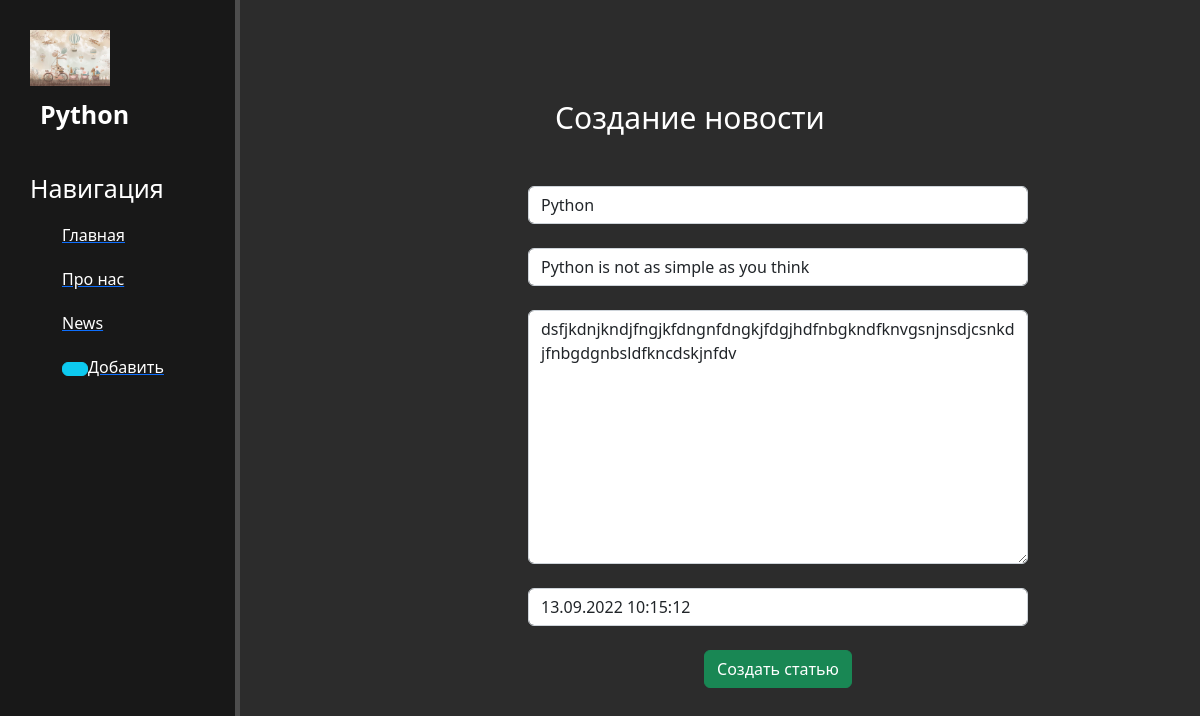
The page /news/4/update on the database as committed earlier.
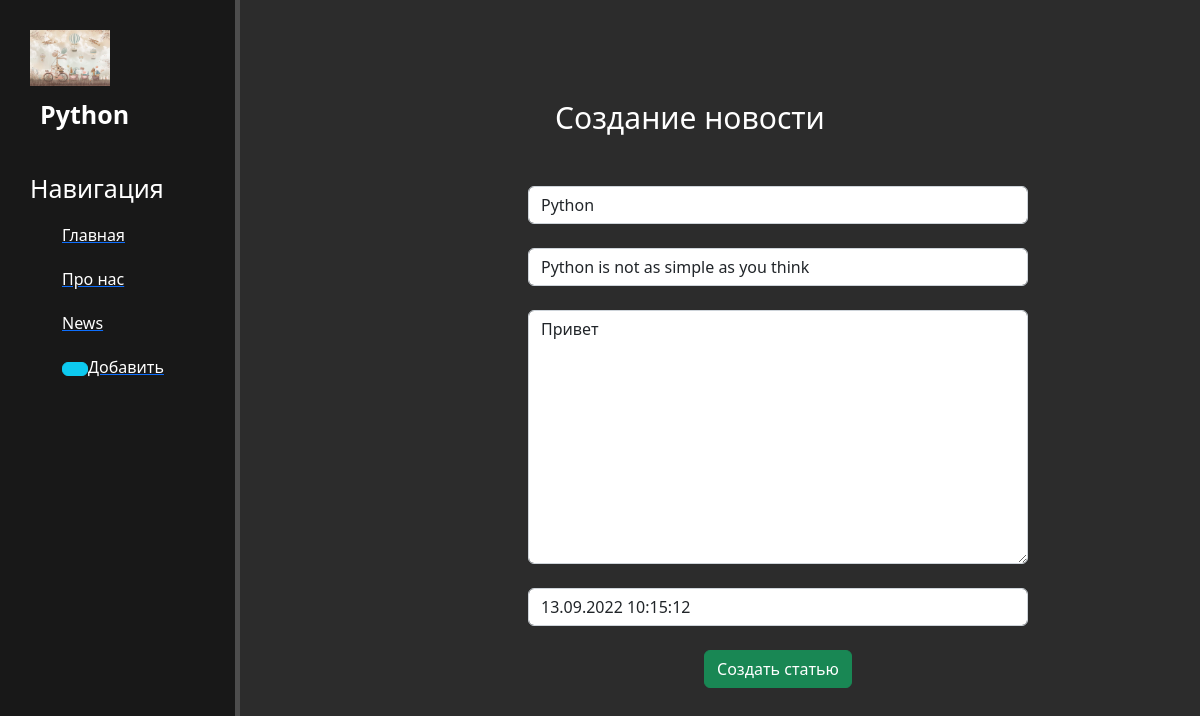
The same page on the database as committed later.
### news/models.py (models this page shows, shortened)
class Articles(models.Model):
    title = models.CharField('Название', max_length=50)
    anonce = models.CharField('Анонс', max_length=250)
    full_text = models.TextField('Статья')
    date = models.DateTimeField('Дата публикации')
    class Meta:
        verbose_name = 'Новость'
        verbose_name_plural = 'Новости'

### news/views.py (the view)
# urls.py: path('<int:pk>/update', views.NewsUpdateView.as_view(), name='news-update'),
class NewsUpdateView(UpdateView):
    model = Articles
    template_name = 'django_main/create.html'
    form_class = ArticlesForm

### news/forms.py
class ArticlesForm(ModelForm):
    class Meta:
        model = Articles
        fields = ['title', 'anonce', 'full_text', 'date']
        widgets = {
            "title": TextInput(attrs={
                'class': 'form-control',
                'placeholder' : 'Название статьи'
            }),
             "anonce": TextInput(attrs={
                'class': 'form-control',
                'placeholder': 'Анонс статьи'
            }),
            "date": DateTimeInput(attrs={
                'class': 'form-control',
                'placeholder': 'Дата публикации'
            }),
            "full_text": Textarea(attrs={
                'class': 'form-control',
                'placeholder': 'Текст статьи'
            }),
        }

### news/templates/django_main/create.html (shortened to what this page needs)
{% extends 'django_main/layout.html' %}
{% block content %}
      <div class="features">
          <h1>Создание новости</h1>
          <form method="post">
              {{ form.title }} <br>
              {{ form.anonce }} <br>
              {{ form.full_text }} <br>
              {{ form.date }} <br>
            <button class="btn btn-success" type="submit">Создать статью</button>
          </form>
      </div>
{% endblock %}

Rows that differ between the two databases and show on the page:
changed Articles "Python": full_text "dsfjkdnjkndjfngjkfdngnfdngkjfdgjhdfnbgkndfknvgsnjnsdjcsnkdjfnbgdgnbsldfkncdskjnfdv" → "Привет"
